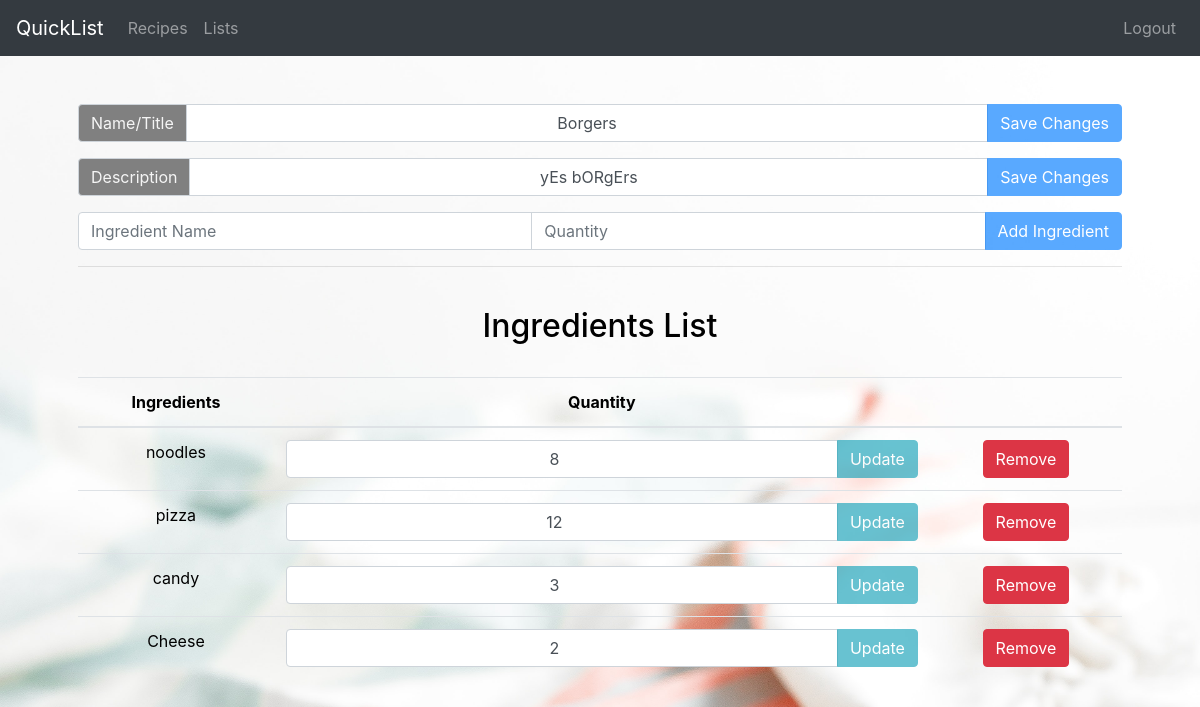
/recipes/edit/8 (signed in), run on the app's committed database.
### tables this page shows
CREATE TABLE "recipes" (
	"id"	INTEGER NOT NULL,
	"name"	TEXT NOT NULL,
	"user_id"	INTEGER,
	"description"	TEXT NOT NULL,
	PRIMARY KEY("id" AUTOINCREMENT),
	FOREIGN KEY("user_id") REFERENCES "users"("id")
);

CREATE TABLE "recipe-ingredients-list" (
	"recipe_id"	INTEGER NOT NULL,
	"ingredient_id"	INTEGER NOT NULL,
	"quantity"	INTEGER NOT NULL,
	FOREIGN KEY("recipe_id") REFERENCES "recipes"("id"),
	FOREIGN KEY("ingredient_id") REFERENCES "ingredients"("id")
);

CREATE TABLE 'ingredients' (
id INTEGER PRIMARY KEY AUTOINCREMENT,
name TEXT NOT NULL);

### app.py (the view)
@app.route("/recipes/edit/<recipeID>", methods=["GET"])
@login_required
def editRecipe(recipeID):
    recipe = db.execute('SELECT * FROM recipes WHERE id = ?', [recipeID])
    ingredients = db.execute("SELECT * FROM ingredients JOIN 'recipe-ingredients-list' ON ingredients.id = 'recipe-ingredients-list'.ingredient_id WHERE recipe_id = ?", [recipeID])
    ingredients = ingredients.fetchall()
    return render_template('recipeEdit.html', recipe = recipe.fetchall(), ingredients = ingredients)

### util.py (called while the page is built)
def login_required(f):
    @wraps(f)
    def wrap(*args, **kwargs):
        if session.get("user_id") is None:
            flash("You need to login first")
            return redirect('/login')
        else:
            return f(*args, **kwargs)
    return wrap

### templates/recipeEdit.html (shortened to what this page needs)
{% extends "layout.html" %}
{% block main %}
    <div class="container p-5" style="text-align: center;">
        <div class="input-group mb-3">
            <div class="input-group-prepend">
                <label class="input-group-text" for="recipeName" style="background-color: gray; color: whitesmoke">Name/Title</label>
            </div>
            <input name="recipeName" value="{{recipe[0][1]}}" placeholder="Recipe Name" class="form-control" type="text" id="recipeName" style="text-align: center;">
            <div class="input-group-append">
                <button class="btn btn-primary" id="recipeNameButton" type="button" disabled>Save Changes</button>
            </div>
        </div>
        <div class="input-group mb-3">
            <div class="input-group-prepend">
                <label class="input-group-text" for="recipeDescription" style="background-color: gray; color: whitesmoke">Description</label>
            </div>
            <input name="recipeDescription" value="{{recipe[0][3]}}" placeholder="Recipe Description" class="form-control" type="text" id="recipeDescription" style="text-align: center;">
            <div class="input-group-append">
                <button class="btn btn-primary" id="recipeDescriptionButton" type="button" disabled>Save Changes</button>
            </div>
        </div>
        <div class="input-group mb-3">
            <input name="name" id="name" type="text" class="form-control" placeholder="Ingredient Name">
            <input name="quantity" id="quantity" type="number" min="1" class="form-control" placeholder="Quantity" onkeypress="return isInteger(event)">
            <div class="input-group-append">
                <button class="btn btn-primary" value='{{recipe[0][0]}}' type="button" id="addButton" disabled>Add Ingredient</button>
            </div>
        </div>
        <hr>
        <br>
        <h2>Ingredients List</h2>
        <br>
        <table class="table">
            <thead>
                <tr>
                    <th scope="col">Ingredients</th>
                    <th scope="col">Quantity</th>
                    <th scope="col"></th>
                </tr>
            </thead>
            <tbody>
            {% for ingredient in ingredients %}
                <tr>
                    <td>{{ingredient[1]}}</td>
                    <td>
                        <span class="input-group">
                            <input id=num{{ingredient[0]}} class="form-control ingredientQuantity" type="number" min="1" step="1" onkeypress="return isInteger(event)" value={{ingredient[4]}} style="text-align: center;">
                            <span class="input-group-append">
                                <button id={{ingredient[0]}} class="btn btn-info changeQuantityButton" type="button" disabled>Update</button>
                            </span>
                        </span>
                    </td>
                    <td>
                        <button class="btn btn-danger removeButton" type="button" value="{{ingredient[3]}}">Remove</button>
                    </td>
                </tr>
            {% endfor %}
            </tbody>
        </table>
    </div>
{% endblock %}

### templates/layout.html (style rules this page uses)
body { background: url('/static/background.jpg') no-repeat center center fixed; -webkit-background-size: cover; -moz-background-size: cover; background-size: cover; -o-background-size: cover; color: black; }

### data on the page
recipes: recipeName "Borgers", recipeDescription "yEs bORgErs"
recipe-ingredients-list: name "noodles", quantity "8", {{ ingredient[3] }} 2 (drawn)
recipe-ingredients-list: name "pizza", quantity "12", {{ ingredient[3] }} 3 (drawn)
recipe-ingredients-list: name "candy", quantity "3", {{ ingredient[3] }} 5 (drawn)
recipe-ingredients-list: name "Cheese", quantity "2", {{ ingredient[3] }} 6 (drawn)
